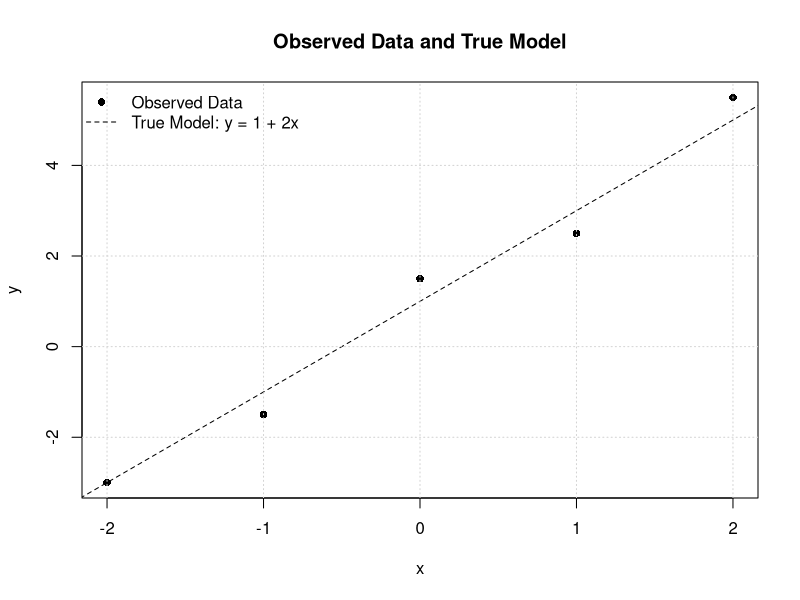
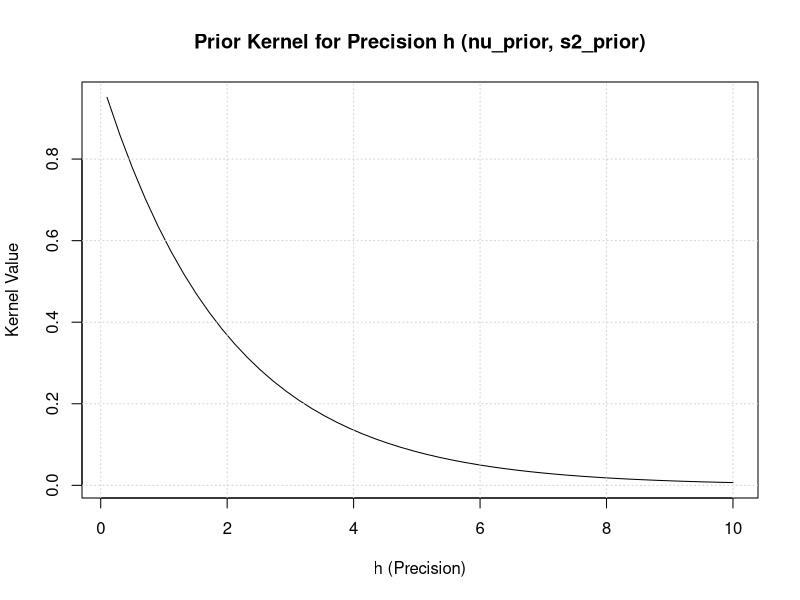
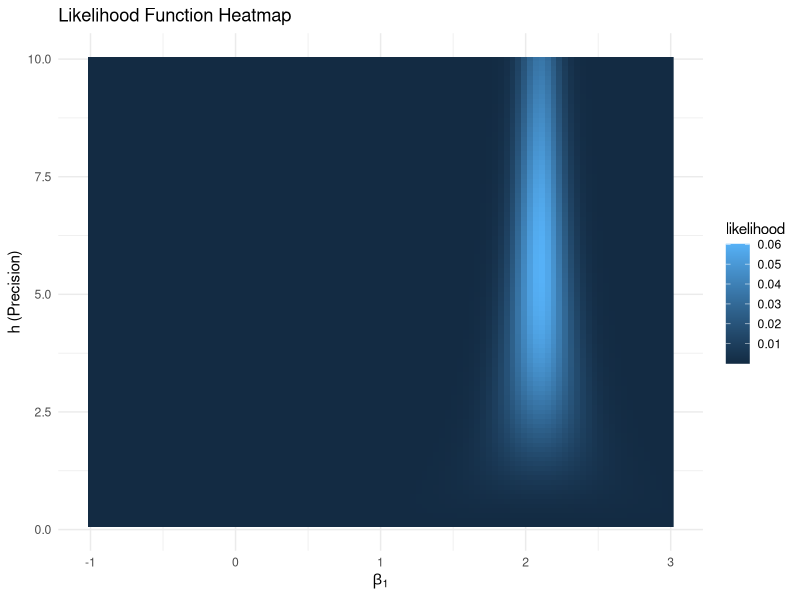
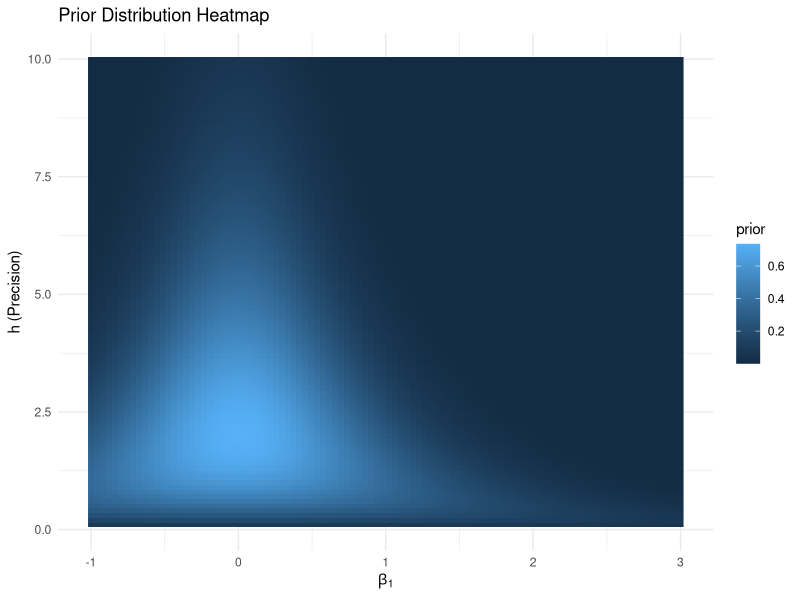
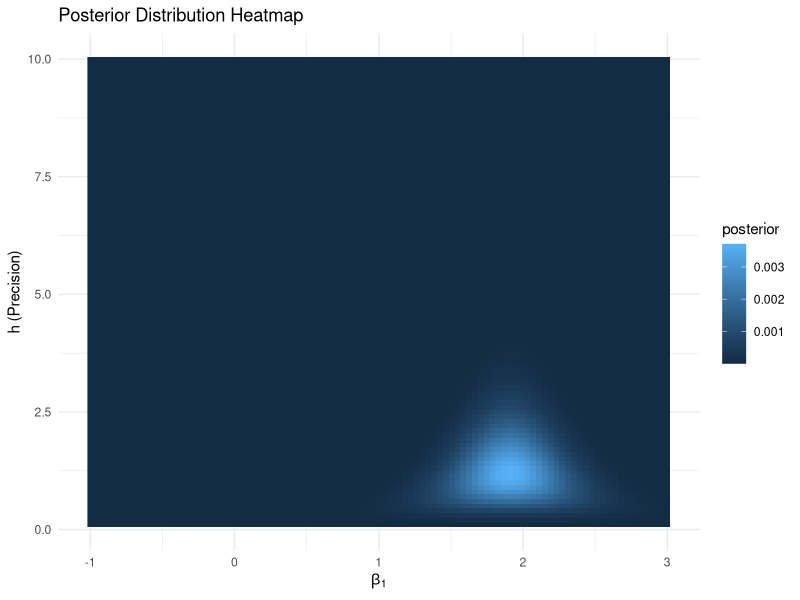
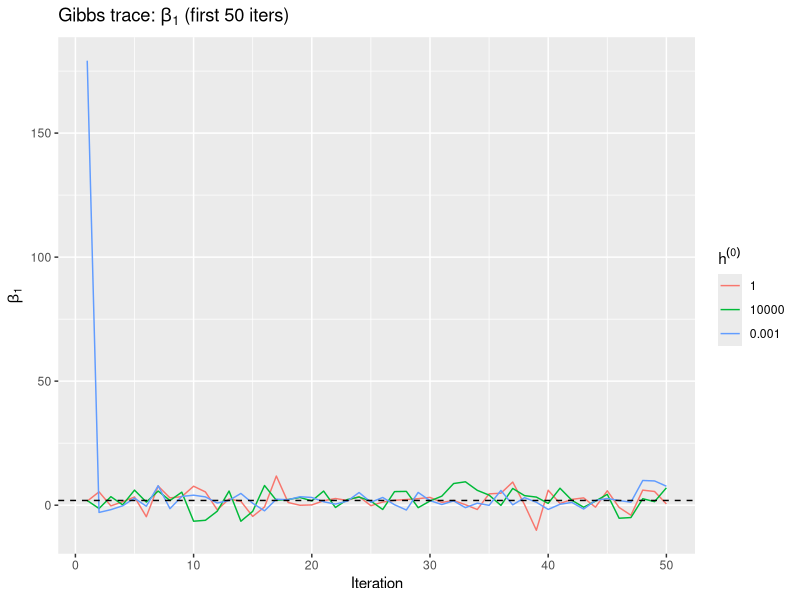
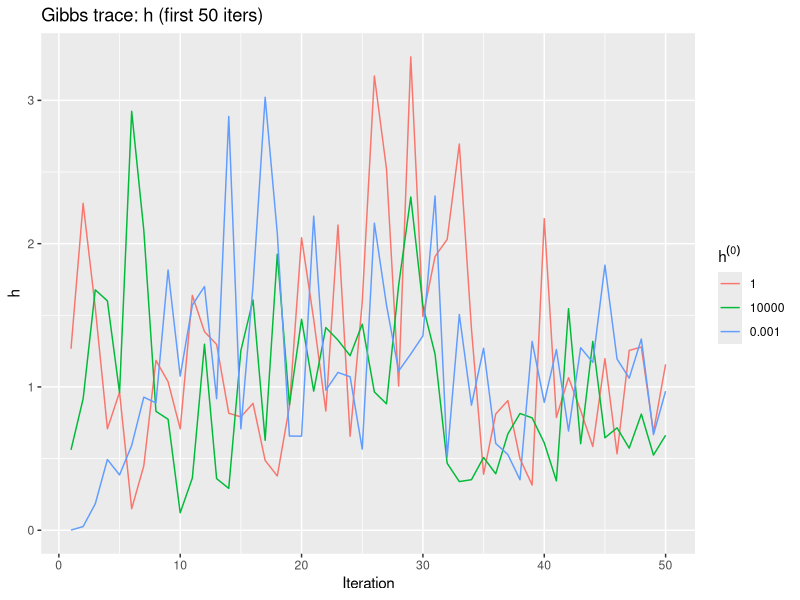

The R source for these figures, in order:
## ---- chunk 1
rm(list = ls(all = TRUE))
## ---- chunk 2
knitr::opts_chunk$set(
  block.title = TRUE,
  fig.align = "center",
  results = "hold",
  fig.show = "hold",
  message = FALSE,
  warning = FALSE,
  class.source = 'fold-hide'
)
knitr::opts_hooks$set(label = function(options) {
  options$before = paste0('<div>Chunk: ', options$label, '</div>')
  return(options)
})
## ---- chunk 3
set.seed(1111)
## ---- chunk 4
# Packages (Python -> R)
library(ggplot2)
library(MASS)   # mvrnorm for Gibbs sampling
## ---- chunk 5
calculate_bayesian_analytical_solution <- function(y, X, beta_prior, Q_prior, nu_prior, s2_prior) {
  n <- nrow(X)  # Number of observations
  XTX <- t(X) %*% X
  XTy <- t(X) %*% y
  Q_posterior <- XTX + Q_prior
  beta_posterior <- solve(Q_posterior, XTy + Q_prior %*% beta_prior)
  nu_posterior <- nu_prior + n

  term1 <- nu_prior * s2_prior
  term2 <- t(y) %*% y
  term3 <- t(beta_prior) %*% Q_prior %*% beta_prior
  term4 <- t(beta_posterior) %*% Q_posterior %*% beta_posterior

  nu_s2_posterior_sum <- term1 + term2 + term3 - term4
  s2_posterior <- as.numeric(nu_s2_posterior_sum[1, 1] / nu_posterior)

  list(
    beta_posterior = beta_posterior,
    Q_posterior    = Q_posterior,
    nu_posterior   = nu_posterior,
    s2_posterior   = s2_posterior
  )
}
## ---- chunk 6
### データ生成
x_val <- c(-2, -1, 0, 1, 2)
y_val <- c(-3.0, -1.5, 1.5, 2.5, 5.5)
n <- length(x_val) # サンプルサイズ T=5
X <- cbind(1, x_val)
y <- matrix(y_val, ncol = 1)
beta_true <- matrix(c(1.0, 2.0), ncol = 1)
k <- ncol(X) # パラメータ数 k=2 (beta0, beta1)
## ---- chunk 7
### プロット
x_model <- seq(min(x_val) - 1, max(x_val) + 1, length.out = 100)
y_true_model <- 1 + 2 * x_model

plot(x_val, y_val, pch = 16, xlab = "x", ylab = "y",
     main = "Observed Data and True Model")
lines(x_model, y_true_model, lty = 2)
grid()
legend("topleft",
       legend = c("Observed Data", "True Model: y = 1 + 2x"),
       pch = c(16, NA), lty = c(NA, 2), bty = "n")
## ---- chunk 8
XTX <- t(X) %*% X
XTy <- t(X) %*% y
beta_hat <- solve(XTX, XTy)
SSE <- sum((y - X %*% beta_hat)^2)
s2_ols <- SSE / (n - k)
cat("OLS betahat:\n"); print(beta_hat)
## ---- chunk 9
### 尤度関数
calculate_likelihood <- function(beta, h, y, X) {
  N <- length(y)
  constant_part <- (h / (2 * pi))^(N / 2) # (h/2pi)^(N/2)
  residual <- y - X %*% beta
  sse <- t(residual) %*% residual
  exponential_part <- exp(- h/2 * sse)
  as.numeric(constant_part * exponential_part)
}
## ---- chunk 10

### 尤度関数プロット
beta1_range <- seq(-0.5, 2.5, length.out = 11)

h_values <- c(1.0, 2.0, 3.0)
cols <- c("blue", "green", "red")
labs <- paste0("h = ", h_values)

# plot(NA, xlim = range(beta1_range), ylim = c(0, NA),
#      xlab = expression(beta[1]),
#      ylab = expression(L(beta[1]~"|"~beta[0]==1,~h)),
#      main = expression("Likelihood function  " * L(beta[1]~"|"~beta[0]==1,~h)))

# for (i in seq_along(h_values)) {
#   h_val <- h_values[i]
#   kernel_values <- numeric(length(beta1_range))
#   for (j in seq_along(beta1_range)) {
#     beta1_val <- beta1_range[j]
#     beta_vector <- matrix(c(beta_true[1,1], beta1_val), ncol = 1)
#     kernel_values[j] <- calculate_likelihood(beta_vector, h_val, y, X)
#   }
#   lines(beta1_range, kernel_values, type = "b", col = cols[i])
# }
# 
# grid()
# legend("topright", legend = labs, col = cols, lty = 1, pch = 1, bty = "n")
## ---- chunk 11

# 3. 事前分布パラメータ (Informative Prior: Normal-Gamma)
beta_prior <- matrix(c(0.0, 0.0), ncol = 1) # 事前平均: beta = [0, 0]'
Q_prior <- diag(k) * 1.0                   # 事前精度行列 Q (確信度): Q = diag(1, 1)
nu_prior <- 2.0                            # 事前自由度/スケール
s2_prior <- 0.5                            # 事前分散の目安 E[sigma^2] = 0.5 -> E[h] = 2
## ---- chunk 12

calculate_h_prior_kernel <- function(h_param, nu, s2) {
  alpha <- nu / 2.0
  beta  <- (nu * s2) / 2.0
  if (h_param <= 0) return(0.0)
  (h_param^(alpha - 1)) * exp(-beta * h_param)
}
## ---- chunk 13

h_range <- seq(0.1, 10.0, length.out = 50)

# 計算結果を保存するリスト
kernel_values_h <- numeric(length(h_range))

for (i in seq_along(h_range)) {
  h_point <- h_range[i]
  kernel_values_h[i] <- calculate_h_prior_kernel(h_point, nu_prior, s2_prior)
}

# 結果をプロット
plot(h_range, kernel_values_h, type = "l",
     xlab = "h (Precision)", ylab = "Kernel Value",
     main = "Prior Kernel for Precision h (nu_prior, s2_prior)")
grid()
## ---- chunk 14

calculate_conditional_posterior_beta_kernel <- function(beta, beta_bar, h, Q_bar) {
  k <- length(beta)
  deviation <- beta - beta_bar
  quadratic_form <- t(deviation) %*% Q_bar %*% deviation
  as.numeric((h^(k/2)) * exp(-0.5 * h * quadratic_form[1,1]))
}
## ---- chunk 15
# 
# beta1_range <- seq(-0.5, 2.5, length.out = 11)
# beta0_fixed <- 1.0
# 
# h_values <- c(1.0, 2.0, 3.0)
# cols <- c("blue", "green", "red")
# labs <- paste0("h = ", h_values)
# 
# plot(NA, xlim = range(beta1_range), ylim = c(0, NA),
#      xlab = expression(beta[1]), ylab = "Kernel Value",
#      main = expression("Posterior Kernel for " * beta[1] * " (" * beta[0]==1.0 * ", Prior)"))
# 
# for (i in seq_along(h_values)) {
#   h_val <- h_values[i]
#   kernel_values <- numeric(length(beta1_range))
#   for (j in seq_along(beta1_range)) {
#     beta1_val <- beta1_range[j]
#     beta_vector <- matrix(c(beta0_fixed, beta1_val), ncol = 1)
#     kernel_values[j] <- calculate_conditional_posterior_beta_kernel(beta_vector, beta_prior, h_val, Q_prior)
#   }
#   lines(beta1_range, kernel_values, type = "b", col = cols[i])
# }
# 
# grid()
# legend("topright", legend = labs, col = cols, lty = 1, pch = 1, bty = "n")
## ---- chunk 16

# Call the function with existing data and prior parameters
post <- calculate_bayesian_analytical_solution(y, X, beta_prior, Q_prior, nu_prior, s2_prior)

beta_post_analytical <- post$beta_posterior
Q_post_analytical    <- post$Q_posterior
nu_post_analytical   <- post$nu_posterior
s2_post_analytical   <- post$s2_posterior

cat("Analytical Posterior Mean for Beta:\n"); print(beta_post_analytical)
cat("\nAnalytical Posterior Precision Matrix for Beta (Q_posterior):\n"); print(Q_post_analytical)
cat("\nAnalytical Posterior Degrees of Freedom (nu_posterior):", nu_post_analytical, "\n")
cat("\nAnalytical Posterior Scale for Sigma^2 (s2_posterior):", s2_post_analytical, "\n")
## ---- chunk 17
# 
# # Parameters for the marginal posterior t-distribution of beta_1
# df_beta1 <- nu_post_analytical
# loc_beta1 <- beta_post_analytical[2,1]  # beta_1 is the 2nd element
# 
# # Calculate the inverse of Q_post_analytical
# inv_Q_post_analytical <- solve(Q_post_analytical)
# 
# # NOTE:
# # In the original ipynb cell, the line after `if nu_post_analytical > 2:` was abbreviated as `...`.
# # Here we fill it using the standard conjugate Normal-Gamma result:
# # marginal beta_j | y ~ t_{nu_post}(mean = beta_post[j], scale = sqrt(s2_post * (Q_post^{-1})[j,j])).
# 
# if (nu_post_analytical > 2) {
#   scale_beta1_std <- sqrt(s2_post_analytical * inv_Q_post_analytical[2,2])
# } else {
#   scale_beta1_std <- NA_real_
# }
# 
# beta1_range <- seq(-0.5, 3.5, length.out = 200)
# 
# # R's dt() has no (loc, scale), so we apply the location-scale transform explicitly:
# posterior_pdf_values <- dt((beta1_range - loc_beta1)/scale_beta1_std, df = df_beta1) / scale_beta1_std
# 
# plot(beta1_range, posterior_pdf_values, type = "l",
#      xlab = expression(eta[1]), ylab = "Density",
#      main = expression("Marginal Posterior PDF for " * eta[1]))
# abline(v = beta_true[2,1], lty = 2, col = "red")
# abline(v = beta_hat[2,1],  lty = 3, col = "green")
# abline(v = loc_beta1,      lty = 4, col = "blue")
# grid()
# legend("topright",
#        legend = c(
#          sprintf("True eta_1 (%.1f)", beta_true[2,1]),
#          sprintf("OLS betahat_1 (%.1f)", beta_hat[2,1]),
#          sprintf("Posterior Mean beta_1 (%.2f)", loc_beta1)
#        ),
#        lty = c(2,3,4), col = c("red","green","blue"), bty = "n")
## ---- chunk 18

beta1_grid <- seq(-1, 3, length.out = 100)
h_grid <- seq(0.1, 10, length.out = 100)
grid_df <- expand.grid(beta1 = beta1_grid, h = h_grid)

cat("beta1_grid length:", length(beta1_grid), "\n")
cat("h_grid length:", length(h_grid), "\n")
cat("grid_df rows:", nrow(grid_df), "\n")
## ---- chunk 19

# Likelihood on the (beta1, h) grid
grid_df$likelihood <- 0.0

for (r in seq_len(nrow(grid_df))) {
  beta1_val <- grid_df$beta1[r]
  h_val <- grid_df$h[r]
  beta_vector <- matrix(c(beta_true[1,1], beta1_val), ncol = 1)
  if (h_val > 0) {
    grid_df$likelihood[r] <- calculate_likelihood(beta_vector, h_val, y, X)
  } else {
    grid_df$likelihood[r] <- 0
  }
}

cat("Likelihood values calculated.\n")
## ---- chunk 20

# Heatmap: likelihood
ggplot(grid_df, aes(x = beta1, y = h, fill = likelihood)) +
  geom_raster() +
  labs(
    title = "Likelihood Function Heatmap",
    x = expression(beta[1]),
    y = "h (Precision)"
  ) +
  theme_minimal()
## ---- chunk 21

# Prior on the (beta1, h) grid
grid_df$prior <- 0.0

for (r in seq_len(nrow(grid_df))) {
  beta1_val <- grid_df$beta1[r]
  h_val <- grid_df$h[r]

  beta_vector <- matrix(c(beta_prior[1,1], beta1_val), ncol = 1)

  if (h_val > 0) {
    h_prior_kernel <- calculate_h_prior_kernel(h_val, nu_prior, s2_prior)
    beta_conditional_prior_kernel <- calculate_conditional_posterior_beta_kernel(
      beta_vector, beta_prior, h_val, Q_prior
    )
    grid_df$prior[r] <- h_prior_kernel * beta_conditional_prior_kernel
  } else {
    grid_df$prior[r] <- 0
  }
}

cat("Prior values calculated.\n")
## ---- chunk 22

ggplot(grid_df, aes(x = beta1, y = h, fill = prior)) +
  geom_raster() +
  labs(
    title = "Prior Distribution Heatmap",
    x = expression(beta[1]),
    y = "h (Precision)"
  ) +
  theme_minimal()
## ---- chunk 23

# Posterior (normalized on the grid)
posterior_unnorm <- grid_df$likelihood * grid_df$prior
sum_post <- sum(posterior_unnorm)

if (sum_post > 0) {
  grid_df$posterior <- posterior_unnorm / sum_post
} else {
  grid_df$posterior <- 0
}

cat("Posterior values calculated.\n")
cat("Sum of posterior values (after normalization):", sum(grid_df$posterior), "\n")
## ---- chunk 24

ggplot(grid_df, aes(x = beta1, y = h, fill = posterior)) +
  geom_raster() +
  labs(
    title = "Posterior Distribution Heatmap",
    x = expression(beta[1]),
    y = "h (Precision)"
  ) +
  theme_minimal()
## ---- chunk 25
# Gibbs sampler as a function (Normal–Gamma regression posterior)
#   beta | h, y  ~ N(beta_bar, h^{-1} Q_bar)
#   h | beta, y  ~ Gamma(shape = (nu_bar + k)/2,
#                        rate  = (nu_bar*s2_bar + (beta-beta_bar)'Q_bar^{-1}(beta-beta_bar))/2)

gibbs_ng <- function(beta_bar, Q_bar, nu_bar, s2_bar,
                     h_init = 1.0, n_samples = 1000, seed = NULL) {
  if (!is.null(seed)) set.seed(seed)

  k <- nrow(beta_bar)
  Qbar_inv <- solve(Q_bar)
  
  # variables to store the results
  beta1 <- numeric(n_samples)
  h_draw <- numeric(n_samples)
  
  ### initial h ###
  current_h <- h_init
  
  ### Gibbs iteration ###
  for (s in seq_len(n_samples)) {
    ### Step 1: draw beta | h, y ###
    cov_beta <- Q_bar / current_h  # (h^{-1} Q_bar)
    b <- MASS::mvrnorm(n = 1, mu = as.numeric(beta_bar), Sigma = cov_beta)
    
    # update b -> store beta1 (2nd element)
    b <- matrix(b, ncol = 1)
    beta1[s] <- b[2, 1]

    ### Step 2: draw h | beta, y  ###
    quad <- as.numeric(t(b - beta_bar) %*% Qbar_inv %*% (b - beta_bar))  # scalar
    shape_h <- (nu_bar + k) / 2
    rate_h  <- (nu_bar * s2_bar + quad) / 2
    
    # update h -> store 
    current_h <- rgamma(1, shape = shape_h, rate = rate_h)
    h_draw[s] <- current_h
  }
  
  # return
  data.frame(
    iter   = seq_len(n_samples),
    beta1  = beta1,
    h      = h_draw,
    h_init = h_init
  )
}
## ---- chunk 26
h_inits <- c(1, 10000, 0.001)

trace_list <- lapply(h_inits, function(h0) {
  gibbs_ng(
    beta_bar = beta_post_analytical,
    Q_bar    = Q_post_analytical,
    nu_bar   = nu_post_analytical,
    s2_bar   = s2_post_analytical,
    h_init   = h0,
    n_samples = 1000
  )
})

trace_df <- do.call(rbind, trace_list)
trace_df$h_init <- factor(trace_df$h_init, levels = as.character(h_inits))
## ---- chunk 27
# focus window (change if you want longer)
trace_df_100 <- subset(trace_df, iter <= 50)

# reference line for beta1 (analytical posterior mean)
beta1_ref <- beta_post_analytical[2, 1]

# Plot: beta1 trace (3 chains)
p_beta <- ggplot(trace_df_100, aes(x = iter, y = beta1, color = h_init)) +
  geom_line() +
  geom_hline(yintercept = beta1_ref, linetype = 2) +
  labs(
    title = expression("Gibbs trace: " * beta[1] * " (first 50 iters)"),
    x = "Iteration",
    y = expression(beta[1]),
    color = expression(h^{(0)})
  )

# Plot: h trace (3 chains)
p_h <- ggplot(trace_df_100, aes(x = iter, y = h, color = h_init)) +
  geom_line() +
  labs(
    title = "Gibbs trace: h (first 50 iters)",
    x = "Iteration",
    y = "h",
    color = expression(h^{(0)})
  )

print(p_beta)
print(p_h)
